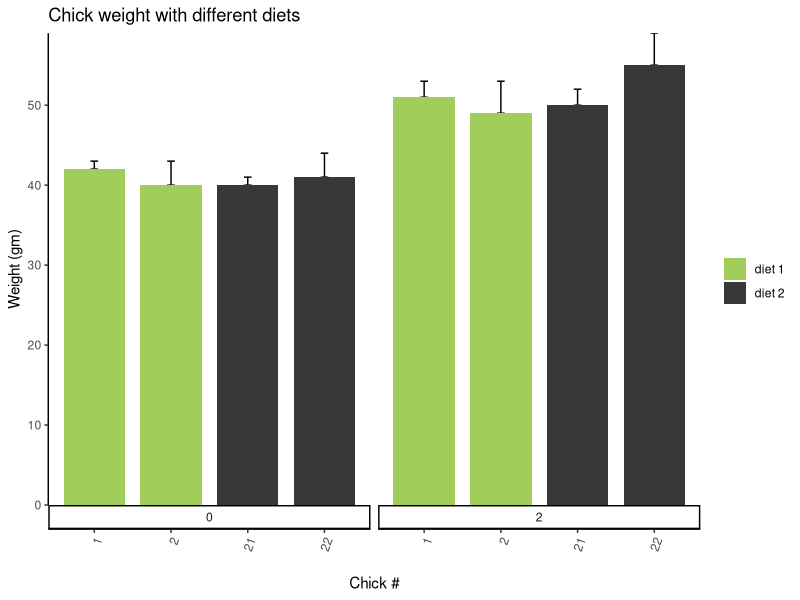

This figure's R source:
## ---- chunk 1
#loading in data into a dataframe
df <- ChickWeight
colnames(df)
head(df)

#further documentation of the dataset: (https://www.rdocumentation.org/packages/datasets/versions/3.6.2/topics/ChickWeight)
#(time is in units of days, weight is in units of grams)

#Graph overview:
#x axis: chicks 1, 2, 21, 22
#y axis: weight
#1st sep: time from 0 to 2
#2nd sep: diet 1 (chicks 1,2) vs diet 2 (chicks 21,22)


#only selecting [chicks 1, 2, 21,and 22] and [times 0 to 2].
df$weight <- as.numeric(df$weight)
df$Time <- as.numeric(df$Time)

chicks <- c(1,2,21,22)
df1 <- df[df$Chick %in% chicks,]

selecteddf <- subset(df1, Time < 3)


#we can also manually entered the data:
df <- data.frame(xlabels = c(
  '1',' 1','2',' 2','21',' 21','22',' 22'),
  ylabels = c(
  42,51,40,49,40,50,41,55),
  #standard error if needed (made up numbers)
  SE = c(
  1,2,3,4,1,2,3,4),
  #first sep
  groups1 = c(0,2,0,2,0,2,0,2
    ),
  #second sep
  groups2 = c('diet 1','diet 1','diet 1','diet 1','diet 2','diet 2','diet 2','diet 2'))

#Manually order the x axis labels.
df$xlabels <- factor(df$xlabels,        
                 levels = c('1',
                             ' 1',
                             '2',
                             ' 2',
                             '21',
                             ' 21',
                              '22',
                            ' 22'))

df
## ---- chunk 2
library(ggplot2)
p <- ggplot(data = df, aes(x = xlabels, y = ylabels, fill = groups2)) + 
  theme_classic() +
  #errorbars if needed
  geom_errorbar(aes(ymin = ylabels,ymax = ylabels + SE), width = 0.1)+
  geom_bar(stat = 'identity', width = 0.8) +
  #Add in the x and y axis titles.
  labs(x = '\nChick #', y = 'Weight (gm)', fill = '') +
  #Add in graph title.
  ggtitle('Chick weight with different diets') +
  scale_y_continuous(expand = c(0, 0)) +
  #Set the colors of the bars. see more at: http://www.stat.columbia.edu/~tzheng/files/Rcolor.pdf
  scale_fill_manual(values = c('darkolivegreen3', 'gray22')) +
  facet_wrap(~groups1, strip.position = "bottom", scales = "free_x") +
    theme(axis.text.x = element_text(angle = 70, vjust = 1, hjust=1))
#display the graph
p

